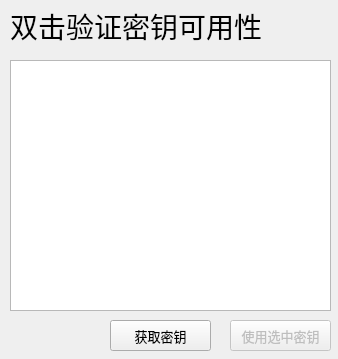
<?xml version="1.0" encoding="UTF-8"?>
<ui version="4.0">
 <class>getSecretWidget</class>
 <widget class="QWidget" name="getSecretWidget">
  <property name="windowModality">
   <enum>Qt::ApplicationModal</enum>
  </property>
  <property name="geometry">
   <rect>
    <x>0</x>
    <y>0</y>
    <width>338</width>
    <height>359</height>
   </rect>
  </property>
  <property name="sizePolicy">
   <sizepolicy hsizetype="Preferred" vsizetype="Preferred">
    <horstretch>0</horstretch>
    <verstretch>0</verstretch>
   </sizepolicy>
  </property>
  <property name="maximumSize">
   <size>
    <width>338</width>
    <height>359</height>
   </size>
  </property>
  <property name="mouseTracking">
   <bool>true</bool>
  </property>
  <property name="windowTitle">
   <string>获取OCR密钥</string>
  </property>
  <widget class="QListWidget" name="ListWidget_Secrets">
   <property name="geometry">
    <rect>
     <x>10</x>
     <y>60</y>
     <width>321</width>
     <height>251</height>
    </rect>
   </property>
  </widget>
  <widget class="QLabel" name="Label_MasterTitle">
   <property name="geometry">
    <rect>
     <x>10</x>
     <y>10</y>
     <width>361</width>
     <height>31</height>
    </rect>
   </property>
   <property name="font">
    <font>
     <family>Microsoft YaHei UI</family>
     <pointsize>21</pointsize>
    </font>
   </property>
   <property name="text">
    <string>双击验证密钥可用性</string>
   </property>
  </widget>
  <widget class="QPushButton" name="PushButton_Confirm">
   <property name="enabled">
    <bool>false</bool>
   </property>
   <property name="geometry">
    <rect>
     <x>230</x>
     <y>320</y>
     <width>101</width>
     <height>31</height>
    </rect>
   </property>
   <property name="font">
    <font>
     <pointsize>10</pointsize>
    </font>
   </property>
   <property name="text">
    <string>使用选中密钥</string>
   </property>
  </widget>
  <widget class="QPushButton" name="PushButton_Get">
   <property name="geometry">
    <rect>
     <x>110</x>
     <y>320</y>
     <width>101</width>
     <height>31</height>
    </rect>
   </property>
   <property name="font">
    <font>
     <pointsize>10</pointsize>
    </font>
   </property>
   <property name="text">
    <string>获取密钥</string>
   </property>
  </widget>
 </widget>
 <resources/>
 <connections>
  <connection>
   <sender>PushButton_Get</sender>
   <signal>clicked()</signal>
   <receiver>getSecretWidget</receiver>
   <slot>fillListWithSecret()</slot>
   <hints>
    <hint type="sourcelabel">
     <x>155</x>
     <y>348</y>
    </hint>
    <hint type="destinationlabel">
     <x>154</x>
     <y>457</y>
    </hint>
   </hints>
  </connection>
  <connection>
   <sender>ListWidget_Secrets</sender>
   <signal>doubleClicked(QModelIndex)</signal>
   <receiver>getSecretWidget</receiver>
   <slot>checkSecret()</slot>
   <hints>
    <hint type="sourcelabel">
     <x>214</x>
     <y>85</y>
    </hint>
    <hint type="destinationlabel">
     <x>453</x>
     <y>106</y>
    </hint>
   </hints>
  </connection>
  <connection>
   <sender>ListWidget_Secrets</sender>
   <signal>currentRowChanged(int)</signal>
   <receiver>getSecretWidget</receiver>
   <slot>checkCurrectIsAvailable()</slot>
   <hints>
    <hint type="sourcelabel">
     <x>140</x>
     <y>76</y>
    </hint>
    <hint type="destinationlabel">
     <x>485</x>
     <y>80</y>
    </hint>
   </hints>
  </connection>
  <connection>
   <sender>PushButton_Confirm</sender>
   <signal>clicked()</signal>
   <receiver>getSecretWidget</receiver>
   <slot>save()</slot>
   <hints>
    <hint type="sourcelabel">
     <x>305</x>
     <y>340</y>
    </hint>
    <hint type="destinationlabel">
     <x>688</x>
     <y>413</y>
    </hint>
   </hints>
  </connection>
 </connections>
 <slots>
  <slot>fillListWithSecret()</slot>
  <slot>checkSecret()</slot>
  <slot>checkCurrectIsAvailable()</slot>
  <slot>save()</slot>
 </slots>
</ui>
